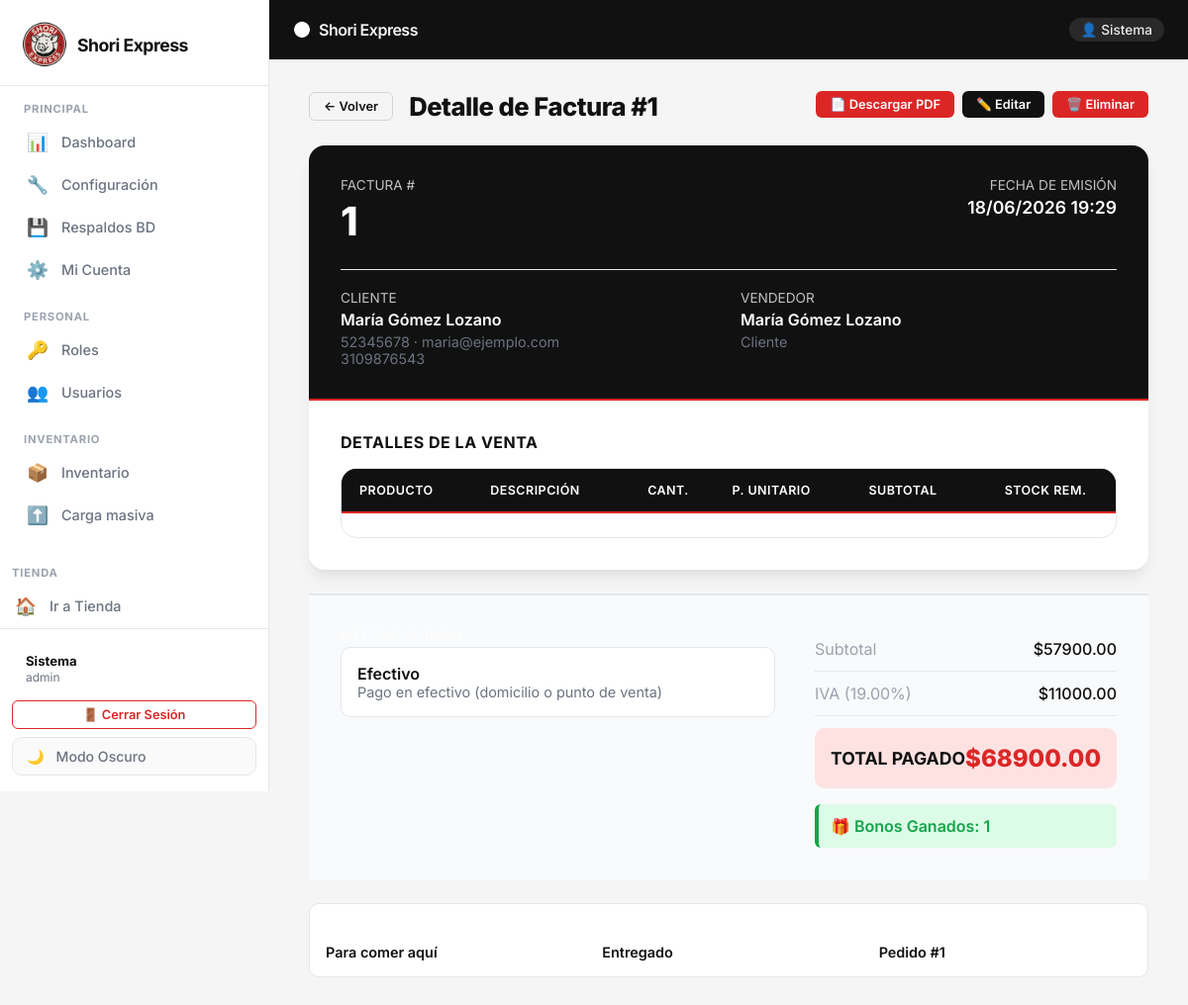
/recibos/detalle/1/ (signed in), run on the app's committed database.
### usuario/models.py (models this page shows, shortened)
class Usuario(models.Model):
    TIPO_DOC_CHOICES = [
        ('CC', 'Cédula de Ciudadanía'),
        ('TI', 'Tarjeta de Identidad'),
        ('CE', 'Cédula de Extranjería'),
        ('PEP', 'Permiso Especial de Permanencia'),
    ]
    ESTADO_CHOICES = [
        ('activo', 'Activo'),
        ('inactivo', 'Inactivo'),
    ]
    tipo_documento = models.CharField(max_length=10, choices=TIPO_DOC_CHOICES, default='CC')
    documento = models.CharField(max_length=15, unique=True)
    primer_nombre = models.CharField(max_length=40)
    apellido = models.CharField(max_length=40)
    correo = models.EmailField(max_length=100, unique=True)
    telefono = models.CharField(max_length=20, null=True, blank=True)
    direccion = models.CharField(max_length=100, blank=True)
    nombre_usuario = models.CharField(max_length=50, unique=True)
    contrasena = models.CharField(max_length=255)
    ultima_actualizacion_password = models.DateTimeField(
        auto_now_add=True,
        help_text="Fecha de última actualización de contraseña",
    )
    rol = models.ForeignKey(
        'rol.Rol',
        on_delete=models.PROTECT,
        related_name='usuarios'
    )
    puntos_acumulados = models.PositiveIntegerField(default=0)
    bonos_fidelidad = models.PositiveIntegerField(
        default=0,
        help_text="Bonos ganados (ej. compras iguales o superiores al umbral configurado)",
    )
    estado = models.CharField(max_length=10, choices=ESTADO_CHOICES, default='activo')
    fecha_registro = models.DateTimeField(auto_now_add=True)
    class Meta:
        verbose_name = "Usuario"
        verbose_name_plural = "Usuarios"
        db_table = "usuario_usuario" # Mantiene compatibilidad con tu SQL

### recibo/models.py (models this page shows, shortened)
class Recibo(models.Model):
    pedido = models.OneToOneField(
        'pedido.Pedido',
        on_delete=models.CASCADE,
        related_name='recibo'
    )
    metodo_pago = models.ForeignKey(
        'metodo_pago.MetodoPago',
        on_delete=models.PROTECT
    )
    fecha_emision = models.DateTimeField(auto_now_add=True)
    subtotal = models.DecimalField(max_digits=10, decimal_places=2)
    iva_total = models.DecimalField(max_digits=10, decimal_places=2)
    total_pagado = models.DecimalField(max_digits=10, decimal_places=2)
    puntos_ganados = models.PositiveIntegerField(default=0)
    class Meta:
        verbose_name = "Recibo / Factura"
        verbose_name_plural = "Recibos / Facturas"
        db_table = "recibo_recibo"

### rol/models.py (models this page shows, shortened)
class Rol(models.Model):
    nombre_rol = models.CharField(
        max_length=30,
        unique=True,
        verbose_name="Nombre del Rol"
    )
    class Meta:
        verbose_name = "Rol"
        verbose_name_plural = "Roles"
        ordering = ['nombre_rol']

### metodo_pago/models.py (models this page shows, shortened)
class MetodoPago(models.Model):
    nombre_metodo = models.CharField(max_length=50, unique=True)
    descripcion = models.CharField(max_length=100, null=True, blank=True)
    esta_activo = models.BooleanField(default=True)
    class Meta:
        verbose_name = "Método de Pago"
        verbose_name_plural = "Métodos de Pago"
        db_table = "metodo_pago_metodopago"

### dashboard/models.py (models this page shows, shortened)
class ConfiguracionSistema(models.Model):
    nombre_sistema = models.CharField(
        max_length=100,
        default="ShoriExpress",
        help_text="Nombre del negocio"
    )
    hora_apertura = models.TimeField(
        default=time(8, 0),
        help_text="Hora de apertura en formato 24h (ej: 08:00)"
    )
    hora_cierre = models.TimeField(
        default=time(19, 0),
        help_text="Hora de cierre en formato 24h (ej: 22:00 para 10 pm)"
    )
    porcentaje_iva = models.DecimalField(
        max_digits=5,
        decimal_places=2,
        default=19.00,
        help_text="Porcentaje de IVA a aplicar"
    )
    umbral_bonos = models.DecimalField(
        max_digits=10,
        decimal_places=2,
        default=50000.00,
        help_text="Monto mínimo de compra para ganar bono de fidelidad"
    )
    fecha_creacion = models.DateTimeField(auto_now_add=True)
    fecha_actualizacion = models.DateTimeField(auto_now=True)
    class Meta:
        verbose_name = "Configuración del Sistema"
        verbose_name_plural = "Configuración del Sistema"
        db_table = "dashboard_configuracion"
    @staticmethod
    def get_config():
        config = ConfiguracionSistema.objects.first()
        return config

### pedido/models.py (models this page shows, shortened)
class Pedido(models.Model):
    TIPOS_PEDIDO = [
        ('local', 'Para comer aquí'),
        ('llevar', 'Para llevar'),
        ('domicilio', 'Domicilio'),
    ]
    ESTADOS_PEDIDO = [
        ('pendiente', 'Pendiente'),
        ('preparacion', 'En Preparación'),
        ('listo', 'Listo para Entrega'),
        ('entregado', 'Entregado'),
        ('cancelado', 'Cancelado'),
    ]
    usuario = models.ForeignKey(
        Usuario,
        on_delete=models.PROTECT,
        related_name='pedidos'
    )
    fecha_pedido = models.DateTimeField(auto_now_add=True)
    tipo_pedido = models.CharField(max_length=20, choices=TIPOS_PEDIDO, default='local')
    direccion_pedido = models.CharField(max_length=255, null=True, blank=True)
    instrucciones_pedido = models.TextField(
        max_length=250,
        null=True,
        blank=True,
        help_text="Instrucciones para la preparación del pedido, por ejemplo 'sin cebolla'",
    )
    estado_pedido = models.CharField(
        max_length=20,
        choices=ESTADOS_PEDIDO,
        default='pendiente'
    )
    total_pedido = models.DecimalField(max_digits=10, decimal_places=2, default=0.00)
    usar_bonos = models.BooleanField(default=False)
    descuento_bonos = models.DecimalField(max_digits=10, decimal_places=2, default=0.00)
    fecha_entrega_estimada = models.DateTimeField(
        null=True,
        blank=True,
        help_text="Calculada al confirmar el pago (ej. hora actual + minutos de preparación)",
    )
    fecha_entrega_real = models.DateTimeField(
        null=True,
        blank=True,
        help_text="Se registra automáticamente al marcar el pedido como entregado",
    )
    class Meta:
        verbose_name = "Pedido"
        verbose_name_plural = "Pedidos"
        db_table = "pedido_pedido"

### recibo/views.py (the view)
# urls.py: path('detalle/<int:id>/', views.detalle_recibo, name='detalle_recibo'),
@super_admin_required
def detalle_recibo(request, id):
    recibo = get_object_or_404(
        Recibo.objects.select_related('pedido', 'metodo_pago', 'pedido__usuario'),
        pk=id
    )
    detalles = DetallePedido.objects.filter(
        pedido=recibo.pedido
    ).select_related('producto')
    config = ConfiguracionSistema.get_config()
    context = {
        'recibo': recibo,
        'pedido': recibo.pedido,
        'cliente': recibo.pedido.usuario,
        'vendedor': recibo.pedido.usuario,
        'metodo_pago': recibo.metodo_pago,
        'detalles': detalles,
        'config': config,
    }
    return render(request, 'recibo/detalle_recibo.html', context)

### recibo/templates/recibo/detalle_recibo.html (shortened to what this page needs)
{% extends 'base.html' %}
{% load static %}
{% block content %}
<div class="se-page-header factura-page-header">
    <div class="factura-page-title-group">
        <a href="{% url 'lista_recibos' %}" class="se-btn se-btn-outline se-btn-sm factura-back-btn">← Volver</a>
        <h2>Detalle de Factura #{{ recibo.id }}</h2>
    </div>
    <div class="factura-actions">
        <a href="{% url 'descargar_factura_pdf' recibo.id %}" class="se-btn se-btn-primary se-btn-sm">📄 Descargar PDF</a>
        <a href="{% url 'editar_recibo' recibo.id %}" class="se-btn se-btn-warning se-btn-sm">✏️ Editar</a>
        <a href="{% url 'eliminar_recibo' recibo.id %}" class="se-btn se-btn-danger se-btn-sm">🗑️ Eliminar</a>
    </div>
</div>
<div class="factura-container">
    <header class="factura-header">
        <div class="factura-header-grid">
            <div class="factura-heading-block">
                <p class="factura-label">FACTURA #</p>
                <h1 class="factura-number">{{ recibo.id }}</h1>
            </div>
            <div class="factura-meta-right">
                <p class="factura-label">FECHA DE EMISIÓN</p>
                <p class="factura-meta-value">{{ recibo.fecha_emision|date:"d/m/Y H:i" }}</p>
            </div>
        </div>
        <div class="factura-entity-grid">
            <article class="factura-entity-card">
                <p class="factura-label factura-label-upper">Cliente</p>
                <p class="factura-entity-name">{{ cliente.primer_nombre }} {{ cliente.apellido }}</p>
                <p class="factura-entity-detail">{{ cliente.documento }} · {{ cliente.correo }}</p>
                <p class="factura-entity-detail">{{ cliente.telefono }}</p>
            </article>
            <article class="factura-entity-card">
                <p class="factura-label factura-label-upper">Vendedor</p>
                <p class="factura-entity-name">{{ vendedor.primer_nombre }} {{ vendedor.apellido }}</p>
                <p class="factura-entity-detail">{{ vendedor.rol.nombre_rol }}</p>
            </article>
        </div>
    </header>
    <section class="factura-body">
        <h3 class="factura-section-title">Detalles de la Venta</h3>
        <div class="se-table-wrapper factura-table-wrap">
            <table class="se-table factura-table">
                <thead>
                    <tr class="factura-table-head">
                        <th>Producto</th>
                        <th>Descripción</th>
                        <th class="text-center">Cant.</th>
                        <th class="text-end">P. Unitario</th>
                        <th class="text-end">Subtotal</th>
                        <th class="text-center">Stock Rem.</th>
                    </tr>
                </thead>
            </table>
        </div>
    </div>
    <footer class="factura-footer">
        <div class="factura-footer-grid">
            <section class="factura-payment-block">
                <p class="factura-label factura-label-upper">Método de Pago</p>
                <article class="factura-payment-card">
                    <p class="factura-payment-name">{{ metodo_pago.nombre_metodo }}</p>
                    {% if metodo_pago.descripcion %}
                        <p class="factura-payment-description">{{ metodo_pago.descripcion }}</p>
                    {% endif %}
                </article>
            </section>
            <aside class="factura-finance-card">
                <div class="factura-summary-row">
                    <span class="text-muted">Subtotal</span>
                    <span class="factura-summary-value">${{ recibo.subtotal|floatformat:2 }}</span>
                </div>
                <div class="factura-summary-row">
                    <span class="text-muted">IVA ({{ config.porcentaje_iva }}%)</span>
                    <span class="factura-summary-value">${{ recibo.iva_total|floatformat:2 }}</span>
                </div>
                <div class="factura-total-box">
                    <span class="factura-total-label">TOTAL PAGADO</span>
                    <span class="factura-total-value">${{ recibo.total_pagado|floatformat:2 }}</span>
                </div>
                {% if recibo.puntos_ganados > 0 %}
                    <article class="factura-bonus-box">
                        <p class="factura-bonus-text">🎁 Bonos Ganados: {{ recibo.puntos_ganados }}</p>
                    </article>
                {% endif %}
            </aside>
        </div>
    </footer>
    <section class="factura-extra-card">
        <div class="factura-extra-grid">
            <article class="factura-extra-item">
                <p class="factura-extra-label">Tipo de Pedido</p>
                <p class="factura-extra-value">{{ pedido.get_tipo_pedido_display }}</p>
            </article>
            <article class="factura-extra-item">
                <p class="factura-extra-label">Estado del Pedido</p>
                <p class="factura-extra-value">{{ pedido.get_estado_pedido_display }}</p>
            </article>
            <article class="factura-extra-item">
                <p class="factura-extra-label">Referencia</p>
                <p class="factura-extra-value">Pedido #{{ pedido.id }}</p>
            </article>
        </div>
    </section>
{% endblock %}

### templates/base.html (shortened to what this page needs)
{% load static %}
<!DOCTYPE html>
<html lang="es" data-theme="light">
<head>
    <link rel="stylesheet" href="{% static 'style.css' %}">
</head>
<body>
<aside class="se-sidebar" id="sidebar">
    <div class="se-sidebar-header">
        <a class="se-sidebar-brand" href="{% url 'home' %}">
            <img src="{% static 'IMG/SHORIp.ico' %}" alt="Shori" class="sidebar-logo">
            <span style="font-weight: 700; letter-spacing: -0.5px; font-size: 1.1rem;">Shori Express</span>
        </a>
    </div>
    <nav class="se-sidebar-nav">
        <div class="se-nav-section-label">Principal</div>
        <a class="se-sidebar-link" href="{% url 'home' %}">
            <span class="se-sidebar-icon">📊</span>
            <span>Dashboard</span>
        </a>
        <a class="se-sidebar-link" href="{% url 'ver_configuracion' %}">
            <span class="se-sidebar-icon">🔧</span>
            <span>Configuración</span>
        </a>
        <a class="se-sidebar-link" href="{% url 'lista_respaldos' %}">
            <span class="se-sidebar-icon">💾</span>
            <span>Respaldos BD</span>
        </a>
        {% if request.session.usuario_id %}
        <a class="se-sidebar-link" href="{% url 'mi_cuenta' request.session.usuario_id %}">
            <span class="se-sidebar-icon">⚙️</span>
            <span>Mi Cuenta</span>
        </a>
        {% endif %}
        <div class="se-nav-section-label">Personal</div>
        <a class="se-sidebar-link" href="{% url 'lista_roles' %}">
            <span class="se-sidebar-icon">🔑</span>
            <span>Roles</span>
        </a>
        <a class="se-sidebar-link" href="{% url 'lista_usuarios' %}">
            <span class="se-sidebar-icon">👥</span>
            <span>Usuarios</span>
        </a>
        <div class="se-nav-section-label">Inventario</div>
        <a class="se-sidebar-link" href="{% url 'lista_inventario' %}">
            <span class="se-sidebar-icon">📦</span>
            <span>Inventario</span>
        </a>
        <a class="se-sidebar-link" href="{% url 'carga_masiva' %}">
            <span class="se-sidebar-icon">⬆️</span>
            <span>Carga masiva</span>
        </a>
        <a class="se-sidebar-link" href="{% url 'lista_productos' %}">
        </a>
    </nav>
    <div class="se-nav-section-label">Tienda</div>
    <a class="se-sidebar-link" href="{% url 'landing' %}">
        <span class="se-sidebar-icon">🏠</span>
        <span>Ir a Tienda</span>
    </a>
    <div class="se-sidebar-footer">
        {% if request.session.usuario_nombre %}
        <div style="padding: 8px 14px; margin-bottom: 8px; font-size: 0.82rem; color: var(--text-secondary);">
            <strong style="color: var(--text-primary);">{{ request.session.usuario_nombre }}</strong><br>
            <span style="font-size: 0.75rem;">{{ request.session.usuario_rol|default:"Usuario" }}</span>
        </div>
        <a href="{% url 'logout' %}" class="se-btn se-btn-outline-red se-btn-sm" style="width: 100%; margin-bottom: 8px;">
            🚪 Cerrar Sesión
        </a>
        {% endif %}
        <button class="theme-toggle-sidebar" onclick="toggleTheme()" id="themeBtn" title="Cambiar tema" aria-label="Cambiar tema">
            <span id="themeIcon">🌙</span>
            <span id="themeText">Modo Oscuro</span>
        </button>
    </div>
</aside>
<header class="se-topbar">
    <a class="se-topbar-brand" href="{% url 'home' %}">
        <img src="{% static 'IMG/SHORIp.ico' %}" alt="Shori" class="topbar-logo">
        <span style="font-weight: 600; font-size: 1rem; color: rgba(255,255,255,0.95);">Shori Express</span>
    </a>
    {% if request.session.usuario_nombre %}
    <span style="color: rgba(255,255,255,0.9); font-size: 0.85rem; font-weight: 500; background: rgba(255,255,255,0.1); padding: 4px 12px; border-radius: 20px;">
        👤 {{ request.session.usuario_nombre }}
    </span>
    {% endif %}
</header>
<main class="se-main">
    {% block content %}
    {% endblock %}
</main>
</body>
</html>

### data on the page
Usuario: session.usuario_nombre "Sistema"
Recibo: id "1", fecha_emision "18/06/2026 19:29", subtotal "57900.00", iva_total "11000.00", total_pagado "68900.00", puntos_ganados "1"
Usuario: primer_nombre "María", apellido "Gómez Lozano", documento "52345678", correo "maria@ejemplo.com", telefono "3109876543", rol.nombre_rol "Cliente"
MetodoPago: nombre_metodo "Efectivo", descripcion "Pago en efectivo (domicilio o punto de venta)"
ConfiguracionSistema: porcentaje_iva "19.00"
Pedido: tipo_pedido "Para comer aquí", estado_pedido "Entregado", id "1"

### other printed values
{{ request.session.usuario_rol|default:"Usuario" }} "admin"
